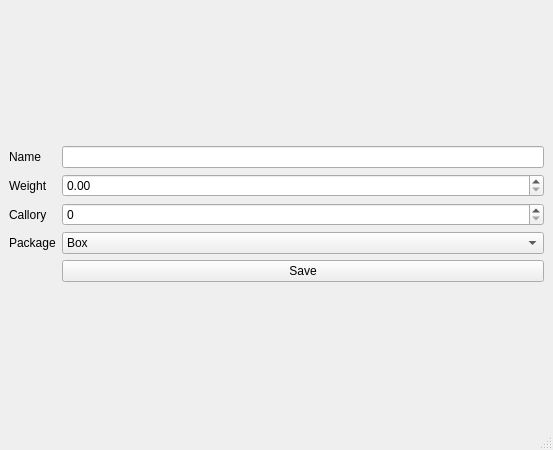
<?xml version="1.0" encoding="UTF-8"?>
<ui version="4.0">
 <class>MainWindow</class>
 <widget class="QMainWindow" name="MainWindow">
  <property name="geometry">
   <rect>
    <x>0</x>
    <y>0</y>
    <width>553</width>
    <height>450</height>
   </rect>
  </property>
  <property name="windowTitle">
   <string>MainWindow</string>
  </property>
  <widget class="QWidget" name="centralwidget">
   <layout class="QHBoxLayout" name="horizontalLayout">
    <item>
     <layout class="QFormLayout" name="formLayout">
      <item row="1" column="0">
       <widget class="QLabel" name="label">
        <property name="text">
         <string>Name </string>
        </property>
       </widget>
      </item>
      <item row="2" column="0">
       <widget class="QLabel" name="label_2">
        <property name="text">
         <string>Weight</string>
        </property>
       </widget>
      </item>
      <item row="3" column="0">
       <widget class="QLabel" name="label_3">
        <property name="text">
         <string>Callory</string>
        </property>
       </widget>
      </item>
      <item row="4" column="0">
       <widget class="QLabel" name="label_4">
        <property name="text">
         <string>Package</string>
        </property>
       </widget>
      </item>
      <item row="1" column="1">
       <widget class="QLineEdit" name="name">
        <property name="maxLength">
         <number>100</number>
        </property>
       </widget>
      </item>
      <item row="2" column="1">
       <widget class="QDoubleSpinBox" name="weight">
        <property name="maximum">
         <double>2000.990000000000009</double>
        </property>
       </widget>
      </item>
      <item row="3" column="1">
       <widget class="QSpinBox" name="callory">
        <property name="maximum">
         <number>10000</number>
        </property>
       </widget>
      </item>
      <item row="4" column="1">
       <widget class="QComboBox" name="package_2">
        <item>
         <property name="text">
          <string>Box</string>
         </property>
        </item>
        <item>
         <property name="text">
          <string>Paper something</string>
         </property>
        </item>
        <item>
         <property name="text">
          <string>Glass</string>
         </property>
        </item>
        <item>
         <property name="text">
          <string>Other</string>
         </property>
        </item>
       </widget>
      </item>
      <item row="5" column="1">
       <widget class="QPushButton" name="save_button">
        <property name="text">
         <string>Save</string>
        </property>
       </widget>
      </item>
      <item row="0" column="1">
       <spacer name="verticalSpacer">
        <property name="orientation">
         <enum>Qt::Vertical</enum>
        </property>
        <property name="sizeHint" stdset="0">
         <size>
          <width>20</width>
          <height>40</height>
         </size>
        </property>
       </spacer>
      </item>
      <item row="6" column="1">
       <spacer name="verticalSpacer_2">
        <property name="orientation">
         <enum>Qt::Vertical</enum>
        </property>
        <property name="sizeHint" stdset="0">
         <size>
          <width>20</width>
          <height>40</height>
         </size>
        </property>
       </spacer>
      </item>
     </layout>
    </item>
   </layout>
  </widget>
  <widget class="QMenuBar" name="menubar">
   <property name="geometry">
    <rect>
     <x>0</x>
     <y>0</y>
     <width>553</width>
     <height>21</height>
    </rect>
   </property>
  </widget>
  <widget class="QStatusBar" name="statusbar"/>
 </widget>
 <resources/>
 <connections/>
</ui>
